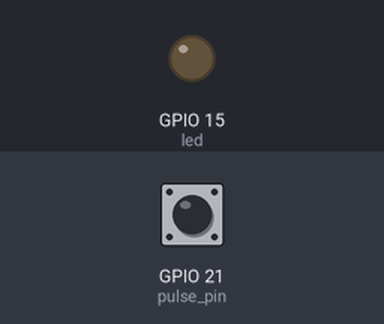
Recording of a program running on a simulated ESP32 board running MicroPython. On the bench: output pins drawn as LEDs (lit = HIGH). The test bench sets the inputs (shaded band); at power-on: GPIO 21 (pulse_pin) HIGH. WiFi joins after 1.5 s; the clock reads 2024-03-15 10:24:30 at power-on unless the program sets it; files the program writes start out absent; threads take turns every 2 ms; what the program prints to the serial console is not drawn.

Above: at 9.7 s.
9.8 s: GPIO 21 (pulse_pin) pulled LOW for 0.15 s
At 9.87 s:
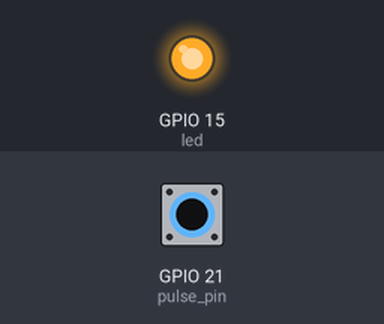
15.9 s: GPIO 21 (pulse_pin) pulled LOW for 3.2 s
At 19.4 s:
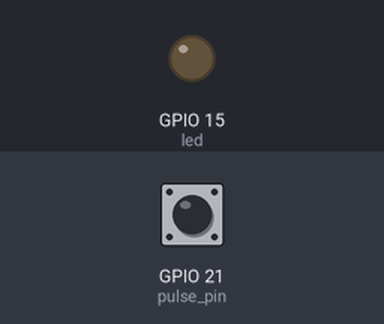
Timing chart, 0 to 20.9 s (numbered marks = the images above; inputs shaded):
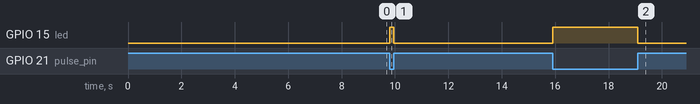

The program:

main.py
```python
from machine import Pin, Timer, SPI
import time
import _thread
import os
import sdcard
from myPrint import dprint
import wifi
import socket
from _thread import allocate_lock
import uos

# --- Fronta a zámek ---
log_queue = []
log_lock = allocate_lock()

# --- SD karta ---
spi = SPI(2, baudrate=400_000, polarity=0, phase=0, sck=Pin(18), mosi=Pin(23), miso=Pin(19))
cs = Pin(5, Pin.OUT)
sd = sdcard.SDCard(spi, cs)
vfs = os.VfsFat(sd)
os.mount(vfs, "/sd")

UPLOAD_PERIOD = 10_000 # [ms]
ADD_HOURS = 2 # GMT+ADD_HOURS

def SDtest(cislo=1):
    """
    Testuje zápis na SD kartu.

    Parametry:
    cislo (int): Číslo testu pro označení výpisu.

    Vytvoří soubor "test.txt" na SD kartě a zapíše testovací zprávu.
    V případě úspěchu vypíše zprávu o úspěchu, v případě chyby vypíše chybu.
    """
    try:
        with open("/sd/test.txt", "w") as f:
            f.write("Test SD zapisu\n")
        print(f"Test zapisu cislo:[{cislo}] OK")
    except Exception as e:
        print(f"[ERROR] SD test cislo:[{cislo}] selhal: {e}")


# --- Nastaveni ---
PULSE_PIN = 21  # Pin pro snímání pulsů
LED_PIN = 15  # Pin pro LED
PULSES_PER_REV = 1  # Počet pulsů na jednu otáčku
DEBOUNCE_TIME_US = 10_000  # Debounce čas v mikrosekundách
MAX_ROTATION_PERIOD_US = 2_000_000  # Maximální perioda rotace v mikrosekundách (pak se bere, že kolečko stojí)
WHEEL_RADIUS_MM = 57  # Poloměr kola v milimetrech
pi = 3.141592653589793  # Hodnota pí
wheel_circumference_m = 2 * pi * (WHEEL_RADIUS_MM / 1000)  # Obvod kola v metrech

led = Pin(LED_PIN, Pin.OUT)  # Inicializace LED
pulse_pin = Pin(PULSE_PIN, Pin.IN, Pin.PULL_UP)  # Inicializace pinu pro puls

dprint("Zacina mereni pulzu")

last_pulse_time = 0
rotations_count = 0
time_deltas = []
last_log_time = time.time()


def edge_handler(pin):
    """
    IRQ handler pro změnu stavu pinu při záznamu pulzu.

    Parametry:
    pin (Pin): Pin, který detekuje změnu stavu.

    Funkce zaznamenává dobu mezi pulzy, počítá otáčky a aktualizuje časové rozdíly mezi pulzy.
    Aktivuje LED při detekci pulzu a zajišťuje, že mezi pulzy neprobíhá žádné zpoždění (debounce).
    """
    global last_pulse_time, time_deltas, rotations_count
    now = time.ticks_us()
    if pin.value() == 0: # Sestupna hrana
        if last_pulse_time != 0:
            delta = time.ticks_diff(now, last_pulse_time)
            if delta > DEBOUNCE_TIME_US:
                last_pulse_time = now
                led.value(1)
                if delta < MAX_ROTATION_PERIOD_US:
                    rotations_count += 1
                    time_deltas.append(delta)
        else:
            last_pulse_time = now
            led.value(1)
    else:
        led.value(0)


def calc_avg_rpm(timer):
    """
    Timer pro výpočet průměrných otáček za minutu (RPM) a vzdálenost.

    Parametry:
    timer (Timer): Timer, který spustil tuto funkci.

    Funkce vypočítá průměrné otáčky za minutu na základě zaznamenaných časových rozdílů mezi pulzy.
    Výstupní hodnoty jsou zapsány do logu na SD kartu a vypsány do konzole.
    """
    global time_deltas, rotations_count, last_log_time

    if time_deltas: #pokud byl detekovan pohyb
        avg_delta_us = sum(time_deltas) / len(time_deltas)
        avg_delta_s = avg_delta_us / 1_000_000
        rps = 1.0 / (avg_delta_s * PULSES_PER_REV)
        rpm = rps * 60
        distance_m = (rotations_count / PULSES_PER_REV) * wheel_circumference_m
        t = time.localtime()
        rps_list = [1.0 / (d / 1_000_000 * PULSES_PER_REV) for d in time_deltas]
        min_rps = min(rps_list)
        max_rps = max(rps_list)

        # Vypočteme nové hodiny
        new_hour = (t[3] + ADD_HOURS) % 24
        # Počet dní, které se přidají na základě přetékajících hodin
        days_to_add = (t[3] + ADD_HOURS) // 24
        # Aktualizujeme den podle přidaných dní
        new_day = t[2] + days_to_add
        # Oprava přechodů přes dny, měsíce, roky
        if new_day > 31:  # Ověříme maximální počet dní v měsíci
            if t[1] == 1 or t[1] == 3 or t[1] == 5 or t[1] == 7 or t[1] == 8 or t[1] == 10 or t[1] == 12:
                if new_day > 31:
                    new_day -= 31
                    new_month = t[1] + 1
                    if new_month > 12:  # Pokud přeskočíme na nový rok
                        new_month = 1
                        new_year = t[0] + 1
                    else:
                        new_year = t[0]
            else:
                # Pro ostatní měsíce zohledníme 30 dní a únor (28 nebo 29)
                if t[1] == 2:
                    if new_day > 29:
                        new_day -= 29
                        new_month = 3
                    else:
                        new_month = t[1]
                        new_year = t[0]
                else:
                    # Změna měsíce pro měsíce s 30 dny
                    if new_day > 30:
                        new_day -= 30
                        new_month = t[1] + 1
                        if new_month > 12:
                            new_month = 1
                            new_year = t[0] + 1
                        else:
                            new_year = t[0]
        else:
            new_year = t[0]
            new_month = t[1]

        # Sestavení nového timestampu
        timestamp = "{:04d}-{:02d}-{:02d}T{:02d}:{:02d}:{:02d}".format(new_year, new_month, new_day, new_hour, t[4], t[5])
        dprint(f"[{timestamp}] RPM: {rps:.2f},RPMmax: {max_rps:.2f}, RPMmin: {min_rps:.2f}, vzdalenost: {distance_m:.2f} m")

        now = time.time()
        dprint(f"dif: [{now - last_log_time}] >=? 10",  level="DEBUG")
        if now - last_log_time >= 10:
            log_lock.acquire()
            log_queue.append((timestamp, rps, min_rps, max_rps, distance_m))
            log_lock.release()
            last_log_time = now
    else:
        dprint("Zadne pulzy - RPM: 0")

    time_deltas = []
    rotations_count = 0


def start_webserver():
    """
    Spustí webový server na ESP32 pro zobrazení logu RPM a grafu.

    Tento server přijímá HTTP požadavky a zobrazuje HTML stránku s grafem otáček.
    Data jsou načítána ze souboru log.txt na SD kartě a zobrazována v grafu pomocí knihovny Chart.js.
    """
    time.sleep(1)

    def read_log():
        """
        Načte obsah logu z SD karty.

        Vrací obsah souboru "log.txt" na SD kartě jako text.

        Vrací:
        str: Obsah log souboru.
        """
        try:
            if "log.txt" in os.listdir("/sd"):
                with open("/sd/log.txt") as f:
                    return f.read()
        except Exception as e:
            dprint(f"[ERROR] Chyba pri cteni log.txt: {e}", level="ERROR")
        return ""

    def html_page():
        """
        Načte HTML stránku ze souboru na SD kartě.

        Vrací:
        str: HTML kód stránky, nebo prázdný řetězec při chybě.
        """
        try:
            with open("index.html") as f:
                return f.read()
        except Exception as e:
            dprint(f"[ERROR] Nelze načíst index.html: {e}", level="ERROR")
            return "<html><body><h1>Chyba: Nelze načíst stránku</h1></body></html>"

    def safe_send_lines(client, text, content_type="text/html"):
        """
        Bezpečně pošle HTTP odpověď klientovi.

        Parametry:
        client (socket): Socket připojeného klienta.
        text (str): Textová odpověď, která bude odeslána.
        content_type (str): Typ obsahu (např. "text/html").
        """
        try:
            client.send("HTTP/1.0 200 OK\r\nContent-Type: {}\r\n\r\n".format(content_type))
            for line in text.split('\n'):
                client.send(line + '\n')
                time.sleep_ms(5)
        except Exception as e:
            dprint(f"[ERROR] Chyba pri odesilani odpovedi: {e}", level="ERROR")

    try:
        addr = socket.getaddrinfo('0.0.0.0', 80)[0][-1]
        s = socket.socket()
        s.bind(addr)
        s.listen(1)
        print("Web server bezi na http://ESP_IPadress:80")

        while True:
            try:
                cl, addr = s.accept()
                print(f"Client connected from {addr}")
                request = cl.recv(1024).decode()

                if "GET /data" in request:
                    safe_send_lines(cl, read_log(), content_type="text/plain")
                else:
                    safe_send_lines(cl, html_page(), content_type="text/html")
                cl.close()
            except Exception as e:
                dprint(f"[ERROR] Chyba webserveru: {e}", level="ERROR")

    except Exception as e:
        dprint(f"[ERROR] Nepodarilo se spustit webserver: {e}", level="ERROR")


def safe_write_to_sd():
    """
    Bezpečně zapisuje log do SD karty.

    Funkce zajišťuje, že při zápisu na SD kartu nebude docházet k souběžnému přístupu,
    a zajišťuje, že zápis bude proveden atomicky.
    """
    log_lock.acquire()  # Zamek pro zápis
    try:
        if log_queue:
            with open("/sd/log.txt", "a") as f:
                while log_queue:
                    t, avs, mins, maxs, d = log_queue.pop(0)
                    f.write("{},{},{},{},{}\n".format(t, avs, mins, maxs, d))
            print("Zapsano na SD kartu.")
    except Exception as e:
        dprint(f"Chyba pri zapisu na SD: {e}", level="ERROR")
    finally:
        log_lock.release()  # Odemknuti zámku pro další přístup


# --- Spusteni ---
_thread.start_new_thread(start_webserver, ())
pulse_pin.irq(trigger=Pin.IRQ_RISING | Pin.IRQ_FALLING, handler=edge_handler)
timer = Timer(0)
timer.init(period=UPLOAD_PERIOD, mode=Timer.PERIODIC, callback=calc_avg_rpm)

# --- Hlavní smyčka ---
while True:
    time.sleep(1)
    safe_write_to_sd()  # Zapisujeme do SD karty bez souběžného přístupu
    uos.sync()  # Zajistíme, že data jsou uložena na SD kartu
```

myPrint.py
```python
# my own print function

DEBUG_LEVELS = {
    "NONE": 0,
    "ERROR": 1,
    "WARNING": 2,
    "INFO": 3,
    "DEBUG": 4,
    "DEBUG2": 5,
}
# Speciální alias pro "ALL", který představuje nejvyšší úroveň
DEBUG_LEVELS["ALL"] = max(DEBUG_LEVELS.values()) + 1

debug_level = DEBUG_LEVELS["ERROR"]

# ANSI barvy podle úrovně
LEVEL_COLORS = {
    "DEBUG": "\033[97m",    # Jasně bílá
    "DEBUG2": "\033[90m",   # Šedá
    "INFO": "\033[92m",     # Zelená
    "WARNING": "\033[93m",  # Žlutá
    "ERROR": "\033[91m",    # Červená
}

RESET_COLOR = "\033[0m"

def dprint(*args, level="INFO", **kwargs):
    """
    Vytiskne zprávu na obrazovku, pokud je úroveň debugování rovna nebo vyšší než nastavená úroveň.

    Parametry:
        *args: Argumenty, které budou vytištěny. Obvykle se používá pro textovou zprávu.
        level (str): Úroveň debugování, která určuje, jaký typ zprávy bude vytištěn.
                    Možné hodnoty jsou "ERROR", "WARNING", "INFO", "DEBUG", "DEBUG2".
        **kwargs: Další argumenty pro funkci print (např. `end`, `sep`).

    Příklad použití:
        dprint("This is an info message", level="INFO")
    """
    if DEBUG_LEVELS.get(level, 0) <= debug_level:
        color = LEVEL_COLORS.get(level, "")
        print(f"{color}[{level}]", *args, RESET_COLOR, **kwargs)

from myPrint import DEBUG_LEVELS, debug_level

def print_visible_levels():
    """
    Vytiskne seznam všech úrovní debugování, které jsou aktivní na základě aktuální nastavené úrovně `debug_level`.

    Tato funkce zobrazuje všechny úrovně, které jsou menší nebo rovné aktuální nastavené úrovni `debug_level`.
    Aktivní úrovně jsou zobrazeny zeleně, neaktivní úrovně červeně.

    Příklad použití:
        print_visible_levels()
    """
    GREEN = "\033[92m"
    RED = "\033[91m"
    RESET = "\033[0m"
    # Seřadíme úrovně podle jejich hodnoty
    sorted_levels = sorted(DEBUG_LEVELS.items(), key=lambda item: item[1])
    result = []
    for level, val in sorted_levels:
        if val <= debug_level:
            result.append(f"{GREEN}{level}{RESET}")
        else:
            result.append(f"{RED}{level}{RESET}")
    print("Aktivni vypis:", " | ".join(result))
```

wifi.py
```python
import network
import ntptime
import time
import sys
from myPrint import dprint

# --- Funkce pro nacitani SSID a PASSWORD z externího souboru ---
def load_wifi_credentials(file_path):
    """
    Načte SSID a heslo Wi-Fi z externího souboru.

    Funkce otevře soubor na zadané cestě, prohledá jej a vyhledá řádky obsahující
    'SSID=' a 'PASSWORD='. Tyto hodnoty následně vrátí jako řetězce.

    :param file_path: Cesta k souboru, který obsahuje přihlašovací údaje k Wi-Fi.
    :return: Nalezené SSID a heslo (jako řetězce).
    """
    ssid = ''
    password = ''
    try:
        with open(file_path, 'r') as file:
            lines = file.readlines()
            for line in lines:
                # vymazání všech bílých znaků (mezery, tabulatory, nové řádky)
                line = line.strip()
                line = line.replace("\t", "").replace("\n", "").replace(" ", "")
                if 'SSID=' in line:
                    ssid = line.split('=')[1]
                elif 'PASSWORD=' in line:
                    password = line.split('=')[1]
    except Exception as e:
        dprint(f"Chyba pri nacitani souboru s prihlasovacimi udaji: {e}", level="ERROR")
    return ssid, password

# --- Funkce pro synchronizaci casu pres NTP ---
def sync_time_with_ntp(retries=5, delay=2):
    """
    Pokusí se synchronizovat čas s NTP serverem.

    Funkce se pokusí několikrát synchronizovat čas pomocí NTP serveru. Pokud se
    synchronizace nezdaří, pokusí se znovu po určitém zpoždění. Pokud zařízení
    není připojeno k Wi-Fi, pokusí se o připojení.

    :param retries: Počet pokusů o synchronizaci.
    :param delay: Zpoždění mezi pokusy v sekundách.
    :return: True, pokud byla synchronizace úspěšná, jinak False.
    """
    global sta_if
    for attempt in range(retries):
        try:
            ntptime.settime()
            dprint("Synchronizace casu byla uspesna", level="INFO")
            return True
        except Exception as e:
            dprint(f"Pokus {attempt+1}/{retries} – Chyba pri synchronizaci casu: {e}", level="WARNING")
            if not sta_if.active():  # pokud by nebyl připojen k síti
                connect_to_wifi(SSID, PASSWORD)
            time.sleep(delay)
    dprint(f"Synchronizace casu selhala po {retries} pokusech", level="ERROR")
    return False

# --- Funkce pro restart Wi-Fi ---
def reset_wifi():
    """
    Restartuje Wi-Fi rozhraní.

    Tato funkce deaktivuje a následně znovu aktivuje Wi-Fi rozhraní.
    """
    global sta_if
    dprint("Restartuji Wi-Fi rozhrani", level="WARNING")
    sta_if.active(False)
    time.sleep(1)
    sta_if.active(True)
    time.sleep(1)

# --- Funkce pro pripojeni k Wi-Fi ---
def connect_to_wifi(ssid, password, timeout=30):
    """
    Připojí zařízení k Wi-Fi síti.

    Funkce se pokusí připojit zařízení k Wi-Fi síti s uvedeným SSID a heslem.
    Pokud se připojení nezdaří během stanoveného časového limitu, Wi-Fi bude restartováno.

    :param ssid: SSID Wi-Fi sítě.
    :param password: Heslo pro připojení k Wi-Fi síti.
    :param timeout: Maximální doba čekání na připojení (v sekundách).
    :return: True, pokud bylo zařízení připojeno k síti, jinak False.
    """
    global sta_if
    dprint(f"Wi-Fi active status: {sta_if.active()}", level="DEBUG")
    reset_wifi()
    sta_if.connect(ssid, password)

    # čekání na připojení
    dot_count = 0
    start_time = time.time()
    while not sta_if.isconnected():
        dots = "." * dot_count
        sys.stdout.write(f"\rCekam na pripojeni k Wi-Fi{dots}   ")
        time.sleep(0.5)
        dot_count = (dot_count + 1) % 4
        if time.time() - start_time > timeout:  # timeout
            print("\n")
            reset_wifi()
            dprint("Nezdarilo se pripojit k Wi-Fi behem stanoveneho casu", level="ERROR")
            return False
    print("\n")
    dprint("Pripojeno k Wi-Fi siti")
    dprint("IP adresa:", sta_if.ifconfig()[0])
    return True

# --- Funkce pro ziskani IP adresy ---
def get_ip():
    """
    Získá aktuální IP adresu připojeného zařízení.

    :return: IP adresa zařízení jako řetězec.
    """
    wlan = network.WLAN(network.STA_IF)
    return wlan.ifconfig()[0]
#-----------------------------------------------------------------------------------------------

dprint("Zahajuji pripojovani k wifi")
sta_if = network.WLAN(network.STA_IF)

# --- Nacteni SSID a PASSWORD z externího souboru ---
SSID, PASSWORD = load_wifi_credentials('wifi_credentials.txt')
dprint("Network credinteals:", level="DEBUG")
dprint(f"SSID: {SSID}, PASSWORD: {PASSWORD}")

if not SSID or not PASSWORD:
    dprint("Chyba: Nejsou k dispozici prihlasovaci udaje k siti!", level="ERROR")
    raise SystemExit

# --- Připojení k Wi-Fi --- a --- Synchronizace casu pres NTP --- (pokud se připojil k síti)
if connect_to_wifi(SSID, PASSWORD) and sync_time_with_ntp():
    pass  # Všechno proběhlo v pořádku, nic netřeba vypisovat
else:
    dprint("Pouzivam cas z RTC. Pokracuji bez casove synchronizace...", level="WARNING")

t = time.localtime()
dprint(f"Aktualni cas: {t[0]:04d}-{t[1]:02d}-{t[2]:02d} {t[3]:02d}:{t[4]:02d}:{t[5]:02d}")
```

boot.py
```python
import machine
import os

import myPrint
from myPrint import DEBUG_LEVELS, dprint

# Nastavení úrovně výpisu pro ladění. Možnosti:
# NONE - žádné výpisy,
# ERROR - pouze chyby,
# WARNING - varování,
# INFO - informační výpisy,
# DEBUG - základní ladicí výpisy,
# DEBUG2 - podrobné ladicí výpisy,
# ALL - všechny výpisy.
myPrint.debug_level = myPrint.DEBUG_LEVELS["DEBUG"]

# Výpis základních informací o spuštění
dprint("Booting ESP32 ...")  # Informace o spuštění ESP32
dprint(f"Filesystem obsahuje: {os.listdir()}")  # Výpis souborů v souborovém systému
myPrint.print_visible_levels()  # Výpis dostupných úrovní výpisu

from time import sleep

# Výpis, že main.py bude spuštěn za 5 sekund, uživatel může stisknout CTRL+C pro zrušení
dprint("Starting main.py in 5 s (press CTRL+C to cancel)")
sleep(5)

# Výpis, že main.py byl úspěšně spuštěn
dprint("main.py started ...")

# Import hlavního skriptu (main.py)
import main
```

Measured:
- after the input at 9.8 s, GPIO 15 (led): LOW → HIGH at once, → LOW 0.15 s later
- after the input at 15.9 s, GPIO 15 (led): LOW → HIGH at once, → LOW 3.2 s later
